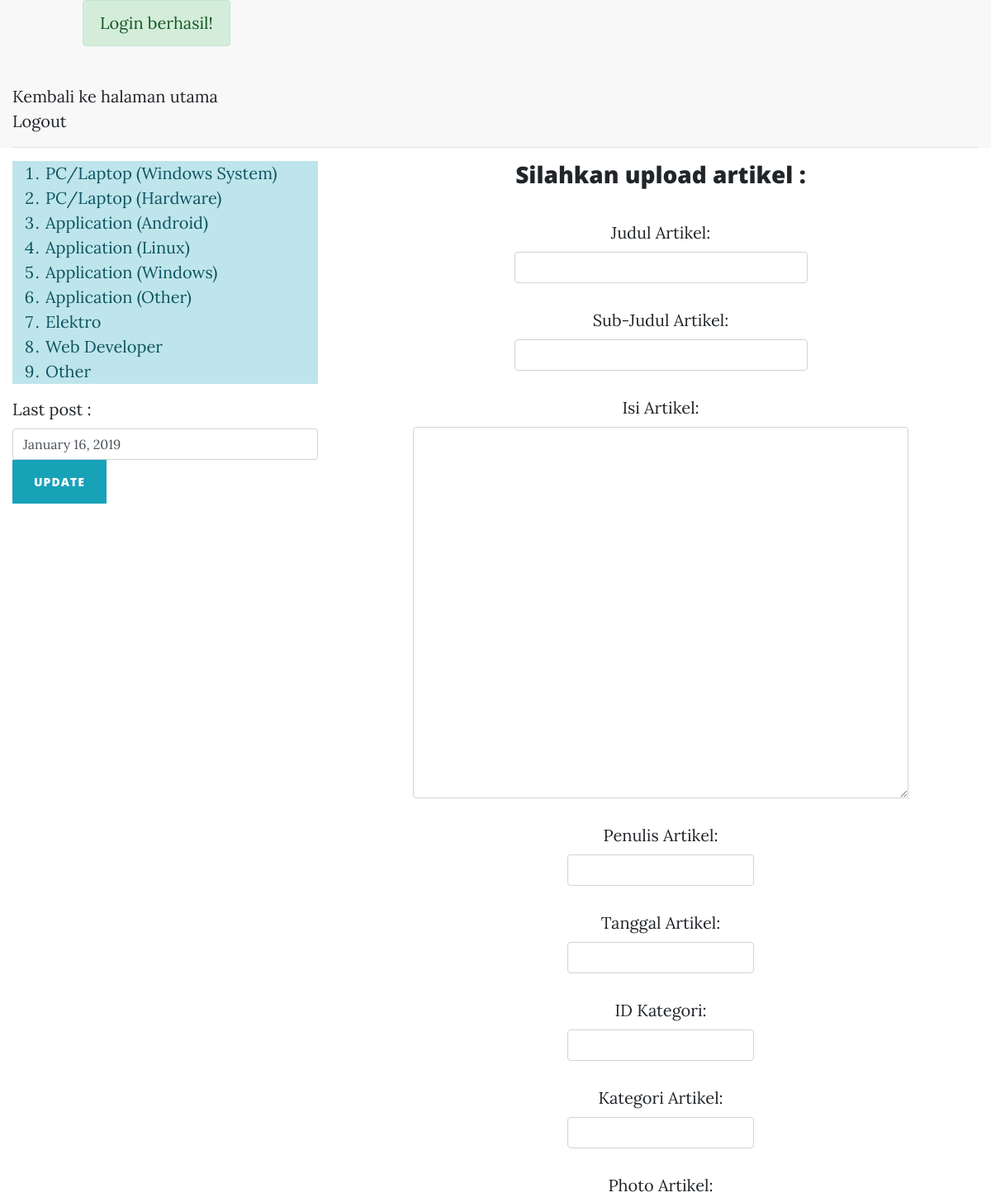
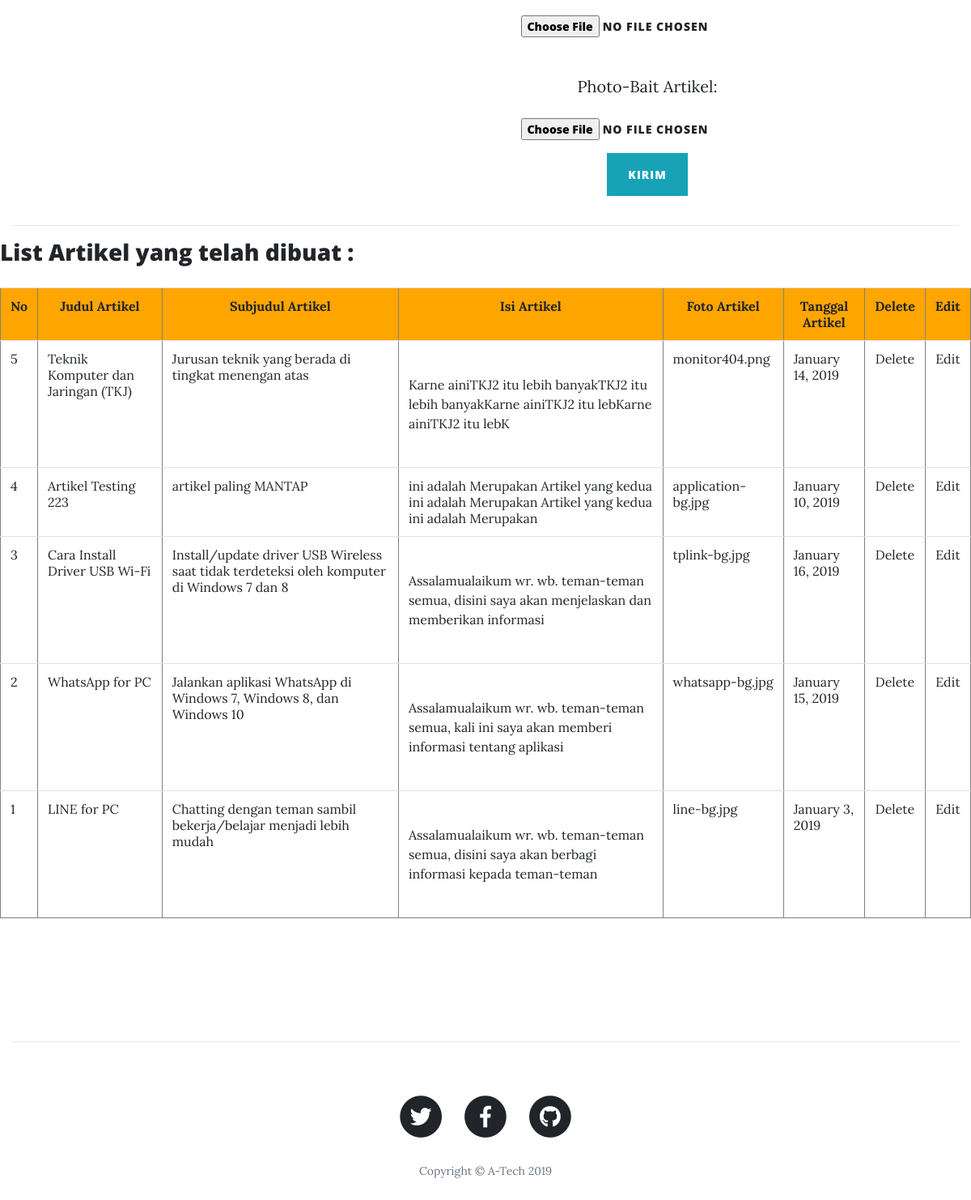
The page /file_admin/admin (signed in) on the database its author committed (2 pictures, top to bottom).
### tables this page shows
CREATE TABLE `lastupdate` (
  `id` int(11) NOT NULL,
  `terakhir_update` varchar(100) NOT NULL
);

CREATE TABLE `artikel` (
  `id_artikel` int(11) NOT NULL,
  `judul_artikel` varchar(100) NOT NULL,
  `subjudul_artikel` varchar(255) NOT NULL,
  `isi_artikel` text,
  `photo_artikel` varchar(255) DEFAULT NULL,
  `photobait_artikel` varchar(255) NOT NULL,
  `penulis_artikel` varchar(32) DEFAULT NULL,
  `tgl_artikel` varchar(32) DEFAULT NULL,
  `id_kategori` int(11) NOT NULL,
  `kategori_artikel` varchar(100) NOT NULL
);

### file_artikel/listartikel.php (the view, shortened to what this page needs)
<?php
include "../koneksi.php";
echo "<center><div class='table-responsive'><table border=1 class='table table-hover'><thead bgcolor=orange>
<td><b><center>No</td>
<td><b><center>Judul Artikel</td>
<td><b><center>Subjudul Artikel</td>
<td><b><center>Isi Artikel</td>
<td><b><center>Foto Artikel</td>
<td><b><center>Tanggal Artikel</td>
<td><b><center>Delete</td>
<td><b><center>Edit</td>
</thead>";
$query=mysqli_query( $link, "SELECT * FROM artikel ORDER BY id_artikel DESC");
while($var=mysqli_fetch_array($query)){
$art = substr($var['isi_artikel'],0,100);
echo "<tr>
<td>$var[id_artikel]</td>
<td>$var[judul_artikel]</td>
<td>$var[subjudul_artikel]</td>
<td>$art</td>
<td>$var[photo_artikel]</td>
<td>$var[tgl_artikel]</td>
<td><center><a href='../file_artikel/deleteartikel.php?id_artikel=$var[id_artikel]'>Delete</a></center></td>
<td><center><a href='../file_artikel/formeditartikel.php?id_artikel=$var[id_artikel]'>Edit</a></center></td>
</tr>";
}
echo "</table></div>";
?>

### file_admin/admin.php (shortened to what this page needs)
<?php include "proteksi.php";
include "../koneksi.php";
?>
<html><!DOCTYPE html>
<html lang="en">
  <head>
    <link href="../vendor/bootstrap/css/bootstrap.min.css" rel="stylesheet">
    <link href="../vendor/fontawesome-free/css/all.min.css" rel="stylesheet" type="text/css">
    <link href="../css/clean-blog.min.css" rel="stylesheet">
    <link href="../calendar.css" rel="stylesheet">
  </head>
		 <div class="container-fluid" style="background-color:#F8F8F8">
		   <div class="row">
		   	<div class="col-lg-1">
		   	</div>
				<div class="alert alert-success" class="col-lg-3">
		 	 		Login berhasil!
				</div>
		   </div>
		<br><a href="../index">Kembali ke halaman utama</a>
		<br><a href='logout.php'>Logout</a>
		 <hr />
		  </div>
<div class="container-fluid">
 <div class="form-group row">
 	<div class="col-lg-4">
			<ol class="list-group-item-info">
				<li class="list-group-item-info"> PC/Laptop (Windows System)</li>
				<li class="list-group-item-info"> PC/Laptop (Hardware)</li>
				<li class="list-group-item-info"> Application (Android)</li>
				<li class="list-group-item-info"> Application (Linux)</li>
				<li class="list-group-item-info"> Application (Windows)</li>
				<li class="list-group-item-info"> Application (Other)</li>
				<li class="list-group-item-info"> Elektro</li>
				<li class="list-group-item-info"> Web Developer</li>
				<li class="list-group-item-info"> Other</li>
			</ol>
 				<?php
				$last = mysqli_query( $link, "SELECT * FROM lastupdate");
				while($row=mysqli_fetch_array($last)){
				?>
				<form action="editlastpost.php" method="post">
				<label> Last post :</label>
				<input class="form-control" type="text" name="lastpost" value="<?php echo $row['terakhir_update'];?>"size="30">
				<input type="submit" class="btn btn-info" value="Update">
				<?php
				}
				?>
				</form>
	 </div>
 		<div class="col-lg-8">
<?php
echo "<center><h3>Silahkan upload artikel :</h3><br>";
include "../file_artikel/formartikel.php";
?>
		</div>
	</div>
<hr /></div>
<div class="container-fluid">
 <div class="row">
<?php
echo "<br><br><h3 align:'left'>List Artikel yang telah dibuat :</h3>";
include "../file_artikel/listartikel.php";
?>
 </div>
	<br><br><br><br><hr>
</div>
     <footer>
      <div class="container">
        <div class="row">
          <div class="col-lg-8 col-md-10 mx-auto">
            <ul class="list-inline text-center">
              <li class="list-inline-item">
                <a href="https://twitter.com/adi_loc30" title="Find me on Twitter" target="_blank">
                  <span class="fa-stack fa-lg">
                    <i class="fas fa-circle fa-stack-2x"></i>
                    <i class="fab fa-twitter fa-stack-1x fa-inverse"></i>
                  </span>
                </a>
              </li>
              <li class="list-inline-item">
                <a href="https://www.facebook.com/Adipati.Itu.Jago" title="Find me on Facebook" target="_blank">
                  <span class="fa-stack fa-lg">
                    <i class="fas fa-circle fa-stack-2x"></i>
                    <i class="fab fa-facebook-f fa-stack-1x fa-inverse"></i>
                  </span>
                </a>
              </li>
              <li class="list-inline-item">
                <a href="https://github.com/adipati27ma" title=" Find me on Github" target="_blank">
                  <span class="fa-stack fa-lg">
                    <i class="fas fa-circle fa-stack-2x"></i>
                    <i class="fab fa-github fa-stack-1x fa-inverse"></i>
                  </span>
                </a>
              </li>
            </ul>
            <p class="copyright text-muted">Copyright &copy; A-Tech 2019</p>
          </div>
        </div>
      </div>
    </footer>
</html>

### rows shown on the page
lastupdate: lastpost "January 16, 2019"
artikel: id_artikel "5", judul_artikel "Teknik Komputer dan Jaringan (TKJ)", subjudul_artikel "Jurusan teknik yang berada di tingkat menengan atas", isi_artikel "Karne ainiTKJ2 itu lebih banyakTKJ2 itu lebih banyakKarne ainiTKJ2 itu lebKarne ainiTKJ2 itu lebK", photo_artikel "monitor404.png", tgl_artikel "January 14, 2019"
artikel: id_artikel "4", judul_artikel "Artikel Testing 223", subjudul_artikel "artikel paling MANTAP", isi_artikel "ini adalah Merupakan Artikel yang kedua ini adalah Merupakan Artikel yang kedua ini adalah Merupakan", photo_artikel "application-bg.jpg", tgl_artikel "January 10, 2019"
artikel: id_artikel "3", judul_artikel "Cara Install Driver USB Wi-Fi", subjudul_artikel "Install/update driver USB Wireless saat tidak terdeteksi oleh komputer di Windows 7 dan 8", isi_artikel "Assalamualaikum wr. wb. teman-teman semua, disini saya akan menjelaskan dan memberikan informasi", photo_artikel "tplink-bg.jpg", tgl_artikel "January 16, 2019"
artikel: id_artikel "2", judul_artikel "WhatsApp for PC", subjudul_artikel "Jalankan aplikasi WhatsApp di Windows 7, Windows 8, dan Windows 10", isi_artikel "Assalamualaikum wr. wb. teman-teman semua, kali ini saya akan memberi informasi tentang aplikasi", photo_artikel "whatsapp-bg.jpg", tgl_artikel "January 15, 2019"
artikel: id_artikel "1", judul_artikel "LINE for PC", subjudul_artikel "Chatting dengan teman sambil bekerja/belajar menjadi lebih mudah", isi_artikel "Assalamualaikum wr. wb. teman-teman semua, disini saya akan berbagi informasi kepada teman-teman", photo_artikel "line-bg.jpg", tgl_artikel "January 3, 2019"
